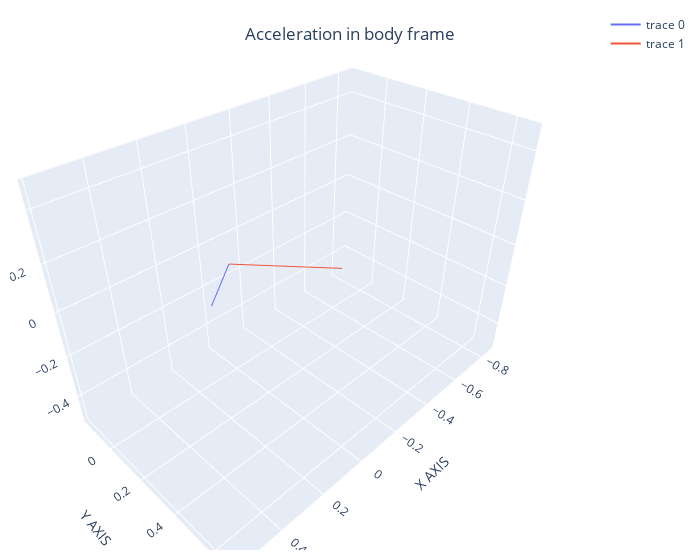

Notebook cell for this chart:
### Code cell
x_axis = [1,0,0]
y_axis = [0,1,0]
z_axis = [0,0,1]

nav_repr_x = navigation_acc( R= df.loc[0, "r"] , acc= x_axis)
nav_repr_y = navigation_acc( R= df.loc[0, "r"] , acc= x_axis)
nav_repr_z = navigation_acc( R= df.loc[0, "r"] , acc= x_axis)
nav_repr_acc = [df.loc[0, "nav_ax"], df.loc[0, "nav_ay"], df.loc[0, "nav_az"]]



fig = go.Figure(data=[go.Scatter3d(mode='lines',x= [0,nav_repr_y[0]], y= [0,nav_repr_y[1]], z =[0,nav_repr_y[2]], marker=dict(size=1)),
                      go.Scatter3d(mode='lines',x= [0,nav_repr_acc[0]], y= [0,nav_repr_acc[1]], z =[0,nav_repr_acc[2]], marker=dict(size=1))])
fig.update_layout(
            title= {'text': "Acceleration in body frame", 'y':0.95, 'x':0.5, 'xanchor': 'center', 'yanchor': 'top'},
            scene = dict(
                xaxis_title='X AXIS',
                yaxis_title='Y AXIS',
                zaxis_title='Z AXIS'),
                width=700,
                margin=dict(r=20, b=10, l=10, t=10))
fig.show()

### Figure 1 — Plotly figure (JSON) as saved in the notebook; plotly's stock layout.template omitted (floating-point values rounded to 4 significant figures)
{"data": [{"marker": {"size": 1}, "mode": "lines", "type": "scatter3d", "x": [0, 0.5704], "y": [0, 0.6712], "z": [0, 0.4735]}, {"marker": {"size": 1}, "mode": "lines", "type": "scatter3d", "x": [0, -0.8471], "y": [0, -0.1631], "z": [0, -0.5059]}], "layout": {"margin": {"b": 10, "l": 10, "r": 20, "t": 10}, "scene": {"xaxis": {"title": {"text": "X AXIS"}}, "yaxis": {"title": {"text": "Y AXIS"}}, "zaxis": {"title": {"text": "Z AXIS"}}}, "title": {"text": "Acceleration in body frame", "x": 0.5, "xanchor": "center", "y": 0.95, "yanchor": "top"}, "width": 700}}
